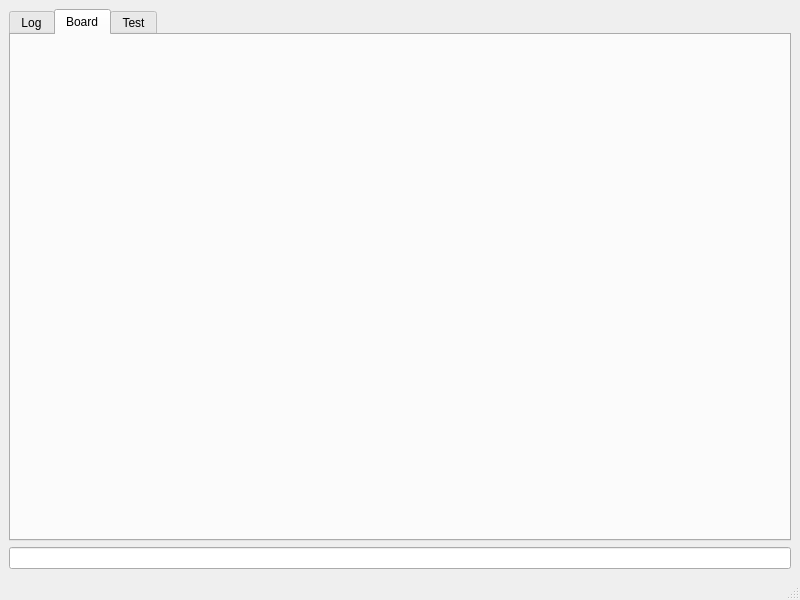
<?xml version="1.0" encoding="UTF-8"?>
<ui version="4.0">
 <class>MainWindow</class>
 <widget class="QMainWindow" name="MainWindow">
  <property name="geometry">
   <rect>
    <x>0</x>
    <y>0</y>
    <width>800</width>
    <height>600</height>
   </rect>
  </property>
  <property name="windowTitle">
   <string>Kurukshetra</string>
  </property>
  <widget class="QWidget" name="centralwidget">
   <layout class="QVBoxLayout" name="verticalLayout_2">
    <item>
     <widget class="QTabWidget" name="tabWidget">
      <property name="currentIndex">
       <number>1</number>
      </property>
      <widget class="QWidget" name="tab_log">
       <attribute name="title">
        <string>Log</string>
       </attribute>
       <layout class="QVBoxLayout" name="verticalLayout">
        <item>
         <widget class="QTextEdit" name="log">
          <property name="font">
           <font>
            <family>Monospace</family>
            <pointsize>17</pointsize>
            <bold>true</bold>
           </font>
          </property>
         </widget>
        </item>
       </layout>
      </widget>
      <widget class="QWidget" name="tab_board">
       <attribute name="title">
        <string>Board</string>
       </attribute>
      </widget>
      <widget class="QWidget" name="tab_test">
       <attribute name="title">
        <string>Test</string>
       </attribute>
       <widget class="QLabel" name="label">
        <property name="geometry">
         <rect>
          <x>90</x>
          <y>60</y>
          <width>171</width>
          <height>101</height>
         </rect>
        </property>
        <property name="text">
         <string>TEST123</string>
        </property>
       </widget>
      </widget>
     </widget>
    </item>
    <item>
     <widget class="QLineEdit" name="command"/>
    </item>
   </layout>
  </widget>
  <widget class="QMenuBar" name="menubar">
   <property name="geometry">
    <rect>
     <x>0</x>
     <y>0</y>
     <width>800</width>
     <height>20</height>
    </rect>
   </property>
  </widget>
  <widget class="QStatusBar" name="statusbar"/>
 </widget>
 <resources/>
 <connections/>
</ui>
